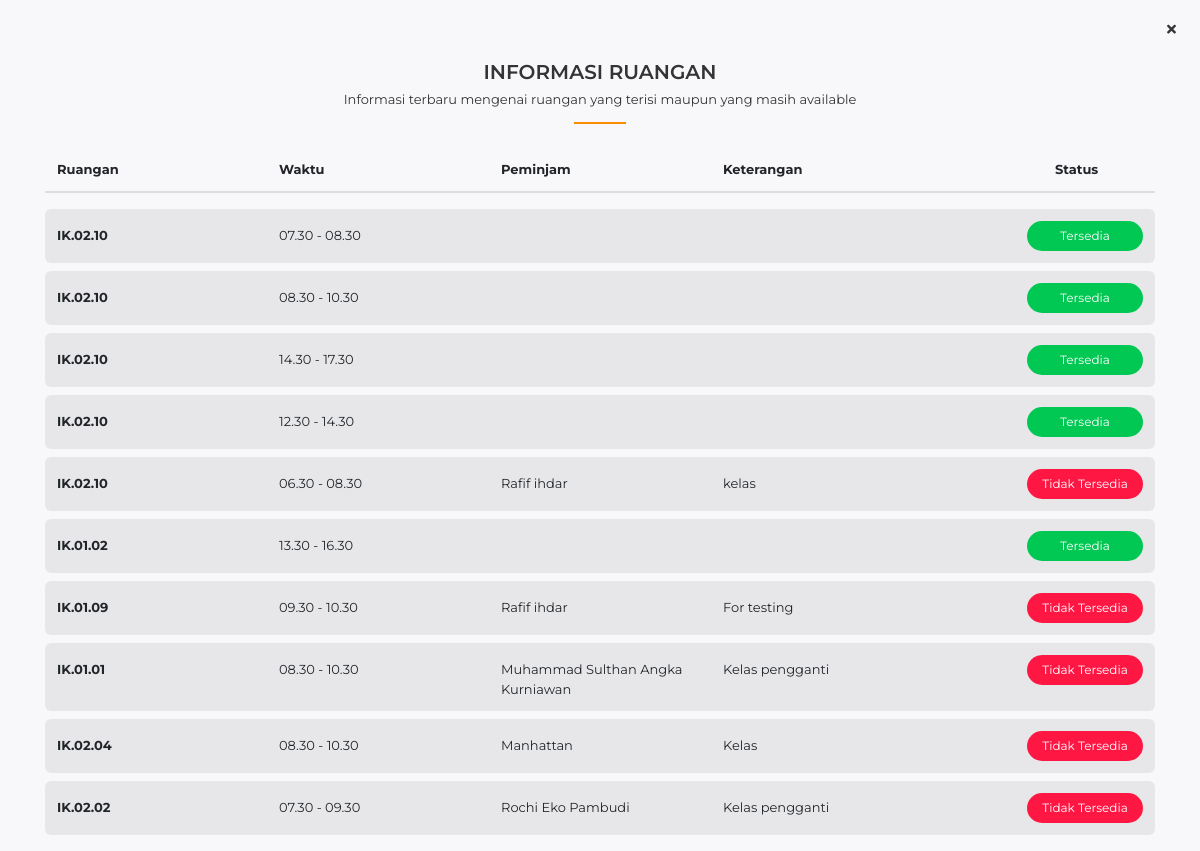
The page /index.php/main/schedule on the database its author committed.
### tables this page shows
CREATE TABLE `booking` (
  `id` varchar(64) NOT NULL,
  `id_peminjam` varchar(64) NOT NULL,
  `id_ruangan` varchar(64) NOT NULL,
  `date` date NOT NULL,
  `date_declined` date NOT NULL,
  `time` varchar(100) NOT NULL,
  `keterangan` varchar(255) NOT NULL,
  `status` varchar(50) NOT NULL,
  `date_created` datetime NOT NULL DEFAULT current_timestamp()
);

CREATE TABLE `ruangan` (
  `id` varchar(64) NOT NULL,
  `id_kategori` varchar(64) NOT NULL,
  `ruangan` varchar(255) NOT NULL,
  `akses` varchar(100) NOT NULL,
  `kapasitas` int(5) NOT NULL,
  `images` varchar(255) NOT NULL,
  `date` datetime NOT NULL DEFAULT current_timestamp()
);

CREATE TABLE `user` (
  `id` varchar(64) NOT NULL,
  `username` varchar(255) NOT NULL,
  `name` varchar(255) NOT NULL,
  `no_telp` varchar(15) NOT NULL,
  `nim` varchar(11) NOT NULL,
  `nip` varchar(11) NOT NULL,
  `koordinator` varchar(1) NOT NULL,
  `dosen_wali` varchar(64) NOT NULL,
  `kuota_bimbingan` int(3) NOT NULL,
  `kuota_penguji` int(3) NOT NULL,
  `prodi` varchar(64) NOT NULL,
  `kode_dosen` varchar(64) NOT NULL,
  `email` varchar(255) NOT NULL,
  `alamat` varchar(255) NOT NULL,
  `images` varchar(255) NOT NULL,
  `password` varchar(255) NOT NULL,
  `salt` varchar(255) NOT NULL,
  `role_id` int(11) NOT NULL,
  `is_active` int(1) NOT NULL,
  `date_created` int(11) NOT NULL,
  `status` varchar(7) NOT NULL DEFAULT 'offline'
);

### application/controllers/Main.php (called while the page is built, shortened)
<?php
class Main extends CI_Controller
{
  public function __construct()
  {
    $this->load->model('main_model');
    $this->load->model('user_model');
    $this->load->library('upload');
    $this->load->library('pagination');
  }
  public function schedule()
  {
    $data['dt_schedule'] = $this->main_model->getDtBookingSchedule();
    $this->load->view('main/schedule', $data);
  }
}

### index.php (called while the page is built, shortened)
<?php
require_once BASEPATH.'core/CodeIgniter.php';

### application/models/Main_model.php (called while the page is built, shortened)
<?php
class Main_model extends CI_Model
{
  public function getDtBookingSchedule()
  {
    $query = "SELECT `ruangan`.`ruangan`,`user`.`name`,`booking`.`date`,`booking`.`time`,`booking`.`keterangan`,`booking`.`status`
    FROM booking JOIN ruangan ON `booking`.`id_ruangan` = `ruangan`.`id`
    JOIN user ON `booking`.`id_peminjam` = `user`.`id`";
    return $this->db->query($query)->result_array();
  }
}

### application/views/main/schedule.php (the view, shortened to what this page needs)
<!DOCTYPE html>
<html lang="en-id">
<head>
  <link rel="stylesheet" href="<?= base_url('assets/vendor/bootstrap-4.5.0-dist/css/bootstrap.min.css'); ?>">
  <link rel="stylesheet" href="<?= base_url('assets/vendor/fontawesome-free-5.13.0-web/css/all.min.css'); ?>">
  <link rel="stylesheet" href="<?= base_url('assets/vendor/owl-carousel/owl.carousel.css'); ?>">
  <link rel="stylesheet" href="<?= base_url('assets/css/style.css'); ?>">
  <link rel="stylesheet" href="https://cdnjs.cloudflare.com/ajax/libs/animate.css/4.0.0/animate.compat.css" />
</head>
<body>
  <div onclick="window.location.href='<?= base_url() ?>'" style="position:fixed;top:20px;right:24px;cursor:pointer;" title="Tutup Layar Penuh">
    <i class="fas fa-times fa"></i>
  </div>
  <div class="fik-jadwal-ruangan">
    <div class="container">
      <div class="fik-section-title text-center">
        <h3>INFORMASI RUANGAN</h3>
        <p>Informasi terbaru mengenai ruangan yang terisi maupun yang masih available</p>
      </div>
      <div class="owl-carousel owl-theme fik-carousel-schedule">
        <?php $start = 0; ?>
        <?php $xIteration = ceil(count($dt_schedule) / 10);
        $iteration = 0;
        while ($iteration < $xIteration) : ?>
          <div class="item">
            <div class="fik-custom-table">
              <table class="table">
                <thead>
                  <tr>
                    <th scope="col">Ruangan</th>
                    <th scope="col">Waktu</th>
                    <th scope="col">Peminjam</th>
                    <th scope="col">Keterangan</th>
                    <th scope="col">
                      <div style="margin-left: 110px;">Status</div>
                    </th>
                  </tr>
                </thead>
                <tbody>
                  <?php $no = 0;
                  $display = 10; ?>
                  <?php foreach (array_slice($dt_schedule, $start, $display) as $d) : ?>
                    <tr>
                      <?php if ($d['status'] == 'Diterima' or $d['status'] == 'Menunggu Acc') : ?>
                        <td><b><?= $d['ruangan'] ?></b></td>
                        <td><?= substr($d['time'], 0, 8) ?><?= substr($d['time'], -5) ?></td>
                        <td><?= $d['name'] ?></td>
                        <td><?= $d['keterangan'] ?></td>
                        <td class="status">
                          <div class="badge badge-danger badge-pill">Tidak Tersedia</div>
                        </td>
                      <?php elseif ($d['status'] == 'Ditolak') : ?>
                        <td><b><?= $d['ruangan'] ?></b></td>
                        <td><?= substr($d['time'], 0, 8) ?><?= substr($d['time'], -5) ?></td>
                        <td></td>
                        <td></td>
                        <td class="status">
                          <div class="badge badge-success badge-pill">Tersedia</div>
                        </td>
                      <?php endif; ?>
                      <?php $temp = $no++;
                      if ($temp == $display - 1) {
                        $start += $temp + 1;
                      }
                      ?>
                    </tr>
                  <?php
                  endforeach; ?>
                </tbody>
              </table>
            </div>
          </div>
          <?php $iteration++ ?>
        <?php endwhile; ?>
      </div>
    </div>
  </div>
</body>
</html>

### assets/css/style.css (style rules this page uses)
* { margin: 0; padding: 0 }
*, *::before, *::after { -webkit-box-sizing: inherit; box-sizing: inherit }
html { overflow-x: hidden; -webkit-box-sizing: border-box; box-sizing: border-box; -ms-text-size-adjust: 100%; -webkit-text-size-adjust: 100%; padding: 0 !important; margin: 0 !important; }
html { -ms-overflow-style: scrollbar; -webkit-tap-highlight-color: transparent }
body { font-family: 'Montserrat' !important; font-size: 13px; font-weight: normal; display: flex; overflow: hidden; flex-direction: column; min-height: 100vh; margin: 0 auto; padding: 60px 0 0 !important; cursor: default; cursor: default; color: #353333; background-color: #f8f8fa }
b, strong { font-weight: 700 }
h1, h2, h3, h4, h5, h6 { font-family: inherit; font-weight: 600; position: relative; margin: 0; padding: 0 }
h3 { font-size: 28px }
p { display: block; margin: 0; padding: 0 }
.badge { display: inline-block; padding: 1px 6px; font-size: 12px; font-weight: 400; line-height: unset; text-align: center; white-space: nowrap; vertical-align: baseline; border-radius: 5px; -webkit-transition: .25s ease; transition: .25s ease }
.badge.badge-pill { padding: 1px 8px; border-radius: 20px }
.btn-success, .badge-success { background-color: #00C853 !important }
.btn-danger, .badge-danger { background-color: #ff1744 !important }
.container, .fab, .fal, .far, .fas { position: relative }
.fik-section-title { position: relative; margin-bottom: 24px }
.fik-section-title::after { content: ' '; display: block; margin-top: 12px; border-bottom: 2px solid #FB8C00; width: 52px; position: relative; left: 50%; -webkit-transform: translateX(-50%); transform: translateX(-50%) }
.fik-section-title h3 { margin-bottom: 6px; font-size: 20px !important; }
.table thead th { border-top: 0; }
.fik-custom-table .table thead { display: block; width: 100% }
.fik-custom-table .table thead tr { border: 0; display: block; width: 100%; border-bottom: 2px solid #ddd }
.fik-custom-table .table thead tr th { border: 0 }
.fik-custom-table .table thead tr:after { clear: both; content: ' '; display: block }
.fik-custom-table .table tbody { display: block; width: 100%; margin-top: 16px }
.fik-custom-table .table tbody tr { display: block; width: 100%; background-color: rgba(0, 0, 0, 0.065); margin-top: 8px; border-radius: 6px }
.fik-custom-table .table tbody tr:after { clear: both; content: ' '; display: block }
.fik-custom-table .table tbody tr td { border: 0; margin-top: 5px }
.fik-custom-table .table tr td, .fik-custom-table .table tr th { width: 20%; float: left }
.fik-custom-table .table tr td.status, .fik-custom-table .table tr th.status { text-align: right; margin-top: 0 }
.fik-custom-table .table tr td.status .badge, .fik-custom-table .table tr th.status .badge { width: 116px; padding: 6px 12px }
.fik-section-title::after { content: ' '; display: block; border-bottom: 2px solid #FB8C00; width: 52px; position: relative; left: 50%; -webkit-transform: translateX(-50%); transform: translateX(-50%) }
.fik-section-title h3 { margin-bottom: 6px }

### rows shown on the page
booking: id_ruangan.ruangan "IK.02.10", time "07.30 -", time "08.30"
booking: id_ruangan.ruangan "IK.02.10", time "08.30 -", time "10.30"
booking: id_ruangan.ruangan "IK.02.10", time "14.30 -", time "17.30"
booking: id_ruangan.ruangan "IK.02.10", time "12.30 -", time "14.30"
booking: id_ruangan.ruangan "IK.02.10", time "06.30 -", time "08.30", user.name "Rafif ihdar", keterangan "kelas"
booking: id_ruangan.ruangan "IK.01.02", time "13.30 -", time "16.30"
booking: id_ruangan.ruangan "IK.01.09", time "09.30 -", time "10.30", user.name "Rafif ihdar", keterangan "For testing"
booking: id_ruangan.ruangan "IK.01.01", time "08.30 -", time "10.30", user.name "Muhammad Sulthan Angka Kurniawan", keterangan "Kelas pengganti"
booking: id_ruangan.ruangan "IK.02.04", time "08.30 -", time "10.30", user.name "Manhattan", keterangan "Kelas"
booking: id_ruangan.ruangan "IK.02.02", time "07.30 -", time "09.30", user.name "Rochi Eko Pambudi", keterangan "Kelas pengganti"
